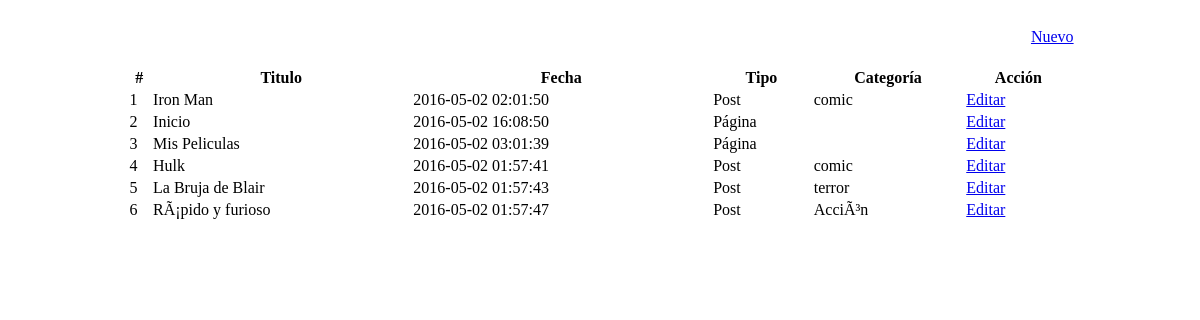
/admin/page-consultar.php, run on the app's committed database.
### tables this page shows
CREATE TABLE IF NOT EXISTS `contenidos` (
  `id` int(11) NOT NULL AUTO_INCREMENT,
  `titulo` varchar(200) NOT NULL,
  `contenido` longtext NOT NULL,
  `fecha_publicacion` timestamp NOT NULL DEFAULT CURRENT_TIMESTAMP ON UPDATE CURRENT_TIMESTAMP,
  `tipo` varchar(20) NOT NULL,
  `categoria` varchar(100) NOT NULL,
  `alias` varchar(200) NOT NULL,
  PRIMARY KEY (`id`),
  UNIQUE KEY `alias` (`alias`)
);

### public/admin/lib/data.php (called while the page is built, shortened)
<?php
	$path = dirname(__FILE__);
	require_once( $path . '/../../../setting/mysql.php');
    function retornar_tipo_contenido(){
      return ['PAGE'=>'Página', 'POST' => 'Post'];
    }
    function cargar_datos_contenidos(){
      $mysql = new Mysql();
      $sql = <<<SQL
      SELECT * FROM contenidos
SQL;
      $res = $mysql->search($sql);
      return $res;
    }
?>

### setting/mysql.php (called while the page is built, shortened)
<?php
class MySql{
    private $conn;
    public function connect(){
      try {
        $this->conn = new PDO("mysql:host=".Config::SERVERNAME.";dbname=".Config::DATABASE, Config::USERNAME, Config::PASSWORD);
        $this->conn->setAttribute(PDO::ATTR_ERRMODE, PDO::ERRMODE_EXCEPTION);
        return true;
      }catch(PDOException $e){
        echo "Connection failed: " . $e->getMessage();
        return false;
      }
    }
    public function search($sql){
        try{
          if($this->connect()){
            $stmt = $this->conn->prepare($sql);
            $stmt->execute();
            $stmt->setFetchMode(PDO::FETCH_ASSOC);
            return $stmt->fetchAll();
          }else{
            return array();
          }
        }catch(PDOEXception $e){
          echo $sql ."<br />". $e->getMessage();
          return false;
        }
    }
}
?>

### public/admin/page-consultar.php (the view)
<?php include('header.php'); ?>
  <?php $res = cargar_datos_contenidos(); $array_type = retornar_tipo_contenido(); ?>
   <div class="mid-page" style="text-align:right;" >
      <a href="page-contenido.php" class="pure-button pure-button-primary">Nuevo</a>
   </div>
    <table class="pure-table">
      <thead>
          <tr>
              <th>#</th>
              <th>Titulo</th>
              <th>Fecha</th>
              <th>Tipo</th>
              <th>Categoría</th>
              <th>Acción</th>
          </tr>
      </thead>
      <tbody>
          <?php while(is_array($res) && list($k, $v) = each($res) ): ?>
          <tr>
            <td><?= $k+1 ?></td>
            <td><?= $v['titulo'] ?></td>
            <td><?= $v['fecha_publicacion'] ?></td>
            <td><?= $array_type [ $v['tipo'] ] ?></td>
            <td><?= $v['categoria'] ?></td>
            <td><a href="page-contenido.php?id=<?=$v['id']?>">Editar</a></td>
          </tr>
          <?php endwhile; ?>
      </tbody>
  </table>
<?php include('footer.php'); ?>

### public/admin/header.php (shortened to what this page needs)
<?php require_once('lib/data.php'); ?>
<!DOCTYPE html>
<html lang="es">
<head>
  <link rel="stylesheet" href="http://yui.yahooapis.com/pure/0.6.0/pure-min.css">
  <link rel="stylesheet" href="css/style.css">
</head>
<body>

### public/admin/footer.php (shortened to what this page needs)
</body>
</html>

### public/admin/css/style.css (style rules this page uses)
.mid-page, form, table { padding-top: 20px; width: 80%; margin: 0 auto; }

### data on the page
contenidos: k "1", titulo "Iron Man", fecha_publicacion "2016-05-02 02:01:50", tipo "Post", categoria "comic"
contenidos: k "2", titulo "Inicio", fecha_publicacion "2016-05-02 16:08:50", tipo "Página"
contenidos: k "3", titulo "Mis Peliculas", fecha_publicacion "2016-05-02 03:01:39", tipo "Página"
contenidos: k "4", titulo "Hulk", fecha_publicacion "2016-05-02 01:57:41", tipo "Post", categoria "comic"
contenidos: k "5", titulo "La Bruja de Blair", fecha_publicacion "2016-05-02 01:57:43", tipo "Post", categoria "terror"
contenidos: k "6", titulo "RÃ¡pido y furioso", fecha_publicacion "2016-05-02 01:57:47", tipo "Post", categoria "AcciÃ³n"
